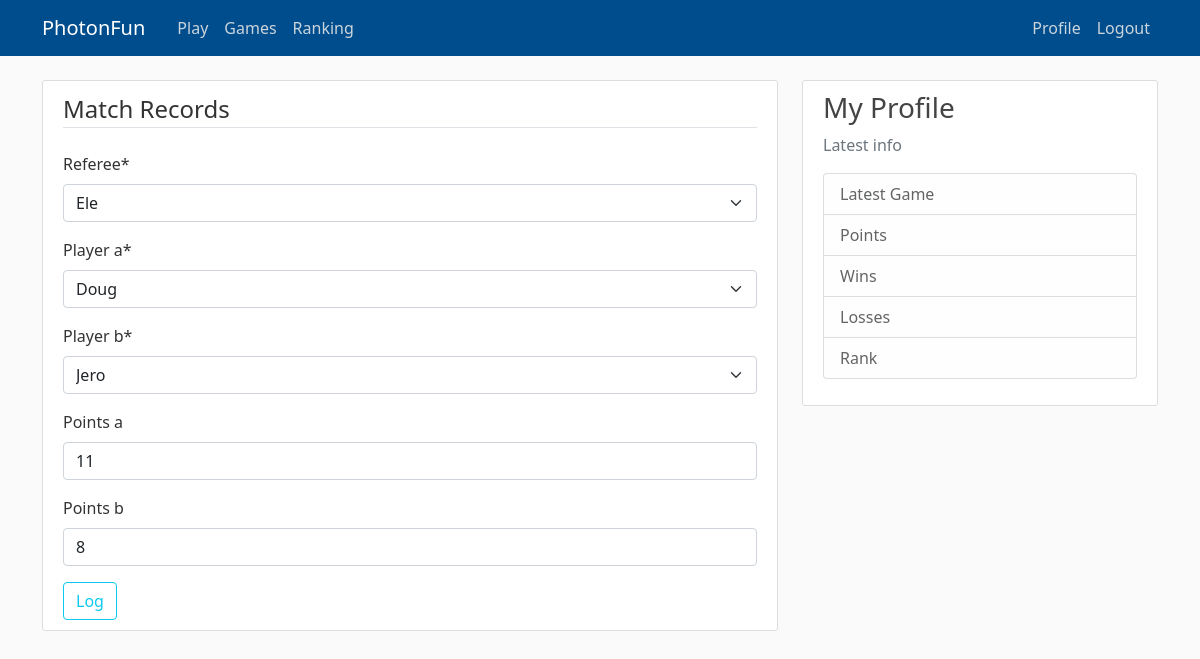
Page /match/2/update/ (signed in) on the earlier database version.
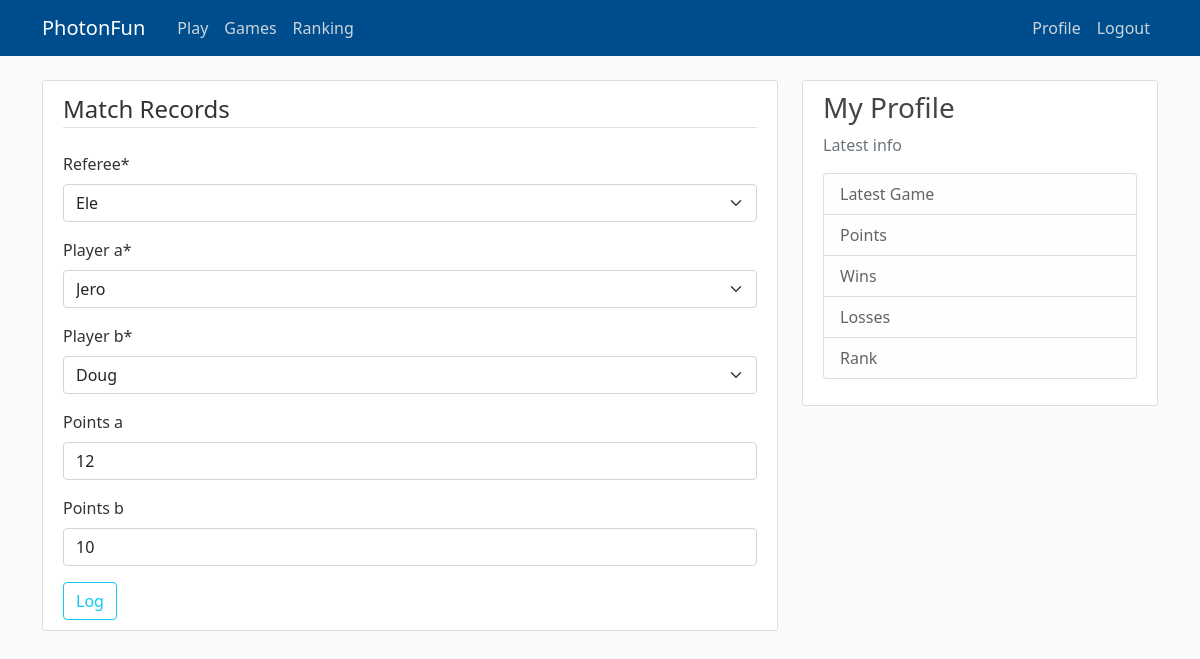
Same page on the later database version.
### scorekeeper/models.py (models this page shows, shortened)
class Match(models.Model):
    referee = models.ForeignKey(User, related_name="referee", on_delete=models.DO_NOTHING)
    match_datetime = models.DateTimeField(default=timezone.now)
    player_a = models.ForeignKey(User, related_name="first_player", on_delete=models.DO_NOTHING)
    player_b = models.ForeignKey(User, related_name="second_player", on_delete=models.DO_NOTHING)
    points_a = models.IntegerField(blank=True, null=True)
    points_b = models.IntegerField(blank=True, null=True)
    OUTCOMES = (
        ('W', 'Win'),
        ('L', 'Lose'),
    )
    outcome_a = models.CharField(max_length=2, choices=OUTCOMES)
    outcome_b = models.CharField(max_length=2, choices=OUTCOMES)
    player_a_increment = models.DecimalField(default=0,
                                             blank=True,
                                             max_digits=5,
                                             decimal_places=2)
    player_b_increment = models.DecimalField(default=0,
                                             blank=True,
                                             max_digits=5,
                                             decimal_places=2)
    class Meta:
        ordering = ['match_datetime']

### scorekeeper/views.py (the view, shortened to what this page needs)
# urls.py: path('match/<int:pk>/update/', MatchUpdateView.as_view(), name='match-update'),
class MatchUpdateView(LoginRequiredMixin, UserPassesTestMixin, UpdateView):
    model = Match
    fields = ['referee',
              'player_a',
              'player_b',
              'points_a',
              'points_b',
              ]
    def test_func(self):
        post = self.get_object()
        if self.request.user == post.referee:
            return True
        return False

### scorekeeper/templates/scorekeeper/match_form.html (shortened to what this page needs)
{% extends 'scorekeeper/base.html' %}
{% load crispy_forms_tags %}
{% block content %}
    <div class="content-section">
        <form method="POST">
            <fieldset class="form-group">
                <legend class="border-bottom mb-4">Match Records</legend>
                {{ form|crispy }}
            </fieldset>
            <div class="form-group">
                <button class="btn btn-outline-info" type="submit">Log</button>
            </div>
        </form>
    </div>
{% endblock content %}

### scorekeeper/templates/scorekeeper/base.html (shortened to what this page needs)
{% load static %}
<!DOCTYPE html>
<html lang="en">
<head>
  <link href="https://cdn.jsdelivr.net/npm/bootstrap@5.0.1/dist/css/bootstrap.min.css" rel="stylesheet">
  <link rel="stylesheet" type="text/css" href="{% static 'scorekeeper/main.css' %}">
</head>
<body>
  <header class="site-header">
    <nav class="navbar navbar-expand-md navbar-dark bg-steel fixed-top">
        <div class="container">
          <a class="navbar-brand me-4" href="{% url 'scorekeeper-about' %}">PhotonFun</a>
          <div class="collapse navbar-collapse" id="navbarToggle">
            <div class="navbar-nav me-auto">
              <a class="nav-item nav-link" href="{% url 'match-create' %}">Play</a>
              <a class="nav-item nav-link" href="{% url 'scorekeeper-home' %}">Games</a>
			  <a class="nav-item nav-link" href="{% url 'users:players-home' %}">Ranking</a>
            </div>
            <div class="navbar-nav ms-auto">
              {% if user.is_authenticated %}
				<a class="nav-item nav-link" href="{% url 'profile' %}">Profile</a>
                <a class="nav-item nav-link" href="{% url 'logout' %}">Logout</a>
              {% else %}
                <a class="nav-item nav-link" href="{% url 'login' %}">Login</a>
                <a class="nav-item nav-link" href="{% url 'register' %}">Register</a>
              {% endif %}
            </div>
          </div>
        </div>
      </nav>
    </header>
  <main role="main" class="container">
      <div class="row">
        <div class="col-md-8">
          {% block content %}{% endblock %}
        </div>
        <div class="col-md-4">
          <div class="content-section">
            <h3>My Profile</h3>
            <p class='text-muted'>Latest info
              <ul class="list-group">
                <li class="list-group-item list-group-item-light">Latest Game</li>
                <li class="list-group-item list-group-item-light">Points</li>
                <li class="list-group-item list-group-item-light">Wins</li>
                <li class="list-group-item list-group-item-light">Losses</li>
                <li class="list-group-item list-group-item-light">Rank</li>
              </ul>
            </p>
          </div>
        </div>
      </div>
    </main>
</body>
</html>

### scorekeeper/static/scorekeeper/main.css (style rules this page uses)
body { background: #fafafa; color: #333333; margin-top: 5rem; }
h1, h2, h3, h4, h5, h6 { color: #444444; }
ul { margin: 0; }
.bg-steel { background-color: #004d8e; }
.site-header .navbar-nav .nav-link { color: #cbd5db; }
.content-section { background: #ffffff; padding: 10px 20px; border: 1px solid #dddddd; border-radius: 3px; margin-bottom: 20px; }

Differences in the rows shown:
changed Match "Ele": player_a "Doug" → "Jero"; player_b "Jero" → "Doug"; points_a "11" → "12"; points_b "8" → "10"
